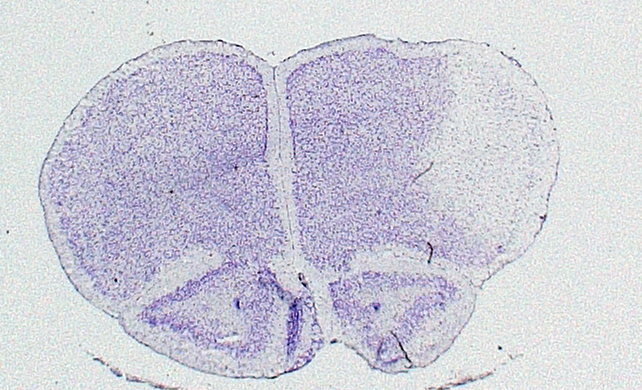
#> input picture data/bad sections/1.png, 642 x 390 px, found by its file name
$ python superpixels.py
#> lines starting #> are read from the running program, lines starting #| are printed output that depends on the picture
# import the necessary packages
from skimage.segmentation import slic
from skimage.segmentation import mark_boundaries
from skimage.util import img_as_float
from skimage import io
import matplotlib.pyplot as plt
import numpy as np
from PIL import Image

def open_image(path):
#> called with path = '1.png'
    image = Image.open(path)
#> image is the input picture: PIL image 642x390 RGB; mean R, G, B 205.7, 205.6, 217
    image = np.asarray(image)
    return image

def rgb2gray(rgb):
    return np.dot(rgb[...,:3],[0.2989, 0.5870, 0.1140])

path = "1.png"

def superpixels(path):
	img = open_image(path)

	# load the image and convert it to a floating point data type
	image = img_as_float(open_image(path))
#> image: shape (390, 642, 3) float64

	# loop over the number of segments
	for numSegments in (100, 200, 500):
		# apply SLIC and extract (approximately) the supplied number
		# of segments
		segments = slic(image, n_segments = numSegments, sigma = 5)
		# show the output of SLIC
		fig = plt.figure("Superpixels -- %d segments" % (numSegments))
		ax = fig.add_subplot(1, 1, 1)
		ax.imshow(mark_boundaries(image, segments))
		plt.axis("off")
#> this loop made 3 passes
#> pass 1, in superpixels, `segments = slic(image, n_segments = numSegments, sigma = 5)`:
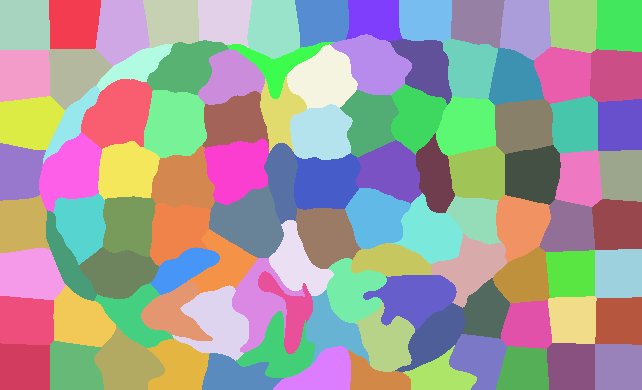
#> segments: shape (390, 642) int64; 104 distinct labels, from 1 to 104; one colour per label, 0 black
#> pass 2, in superpixels, `segments = slic(image, n_segments = numSegments, sigma = 5)`:
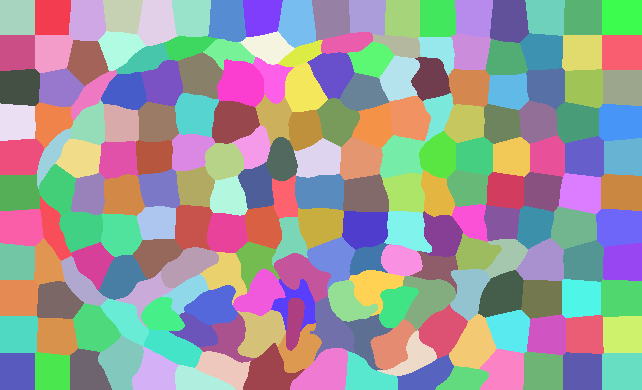
#> segments: shape (390, 642) int64; 198 distinct labels, from 1 to 198; one colour per label, 0 black
#> pass 3, in superpixels, `segments = slic(image, n_segments = numSegments, sigma = 5)`:
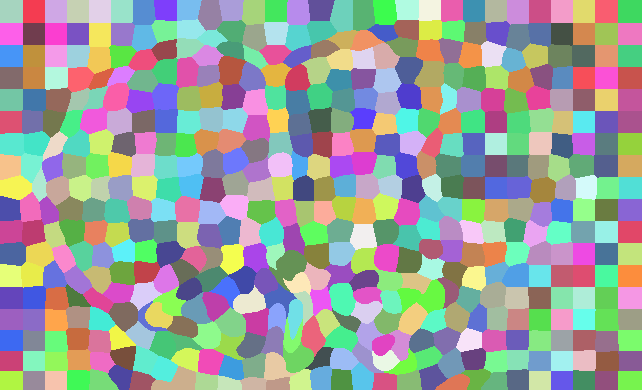
#> segments: shape (390, 642) int64; 520 distinct labels, from 1 to 520; one colour per label, 0 black

	# show the plots
	plt.show()
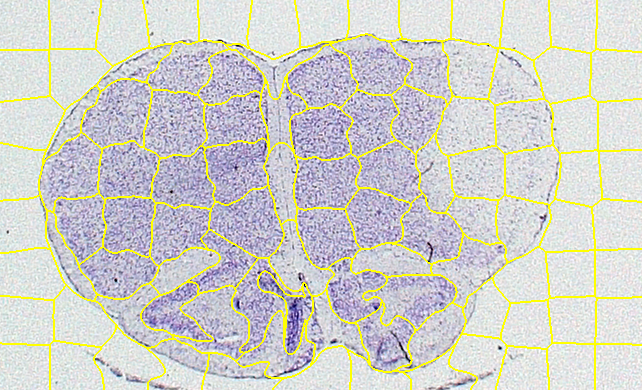
#> shown: shape (390, 642, 3) float64; mean R, G, B 0.822, 0.821, 0.789
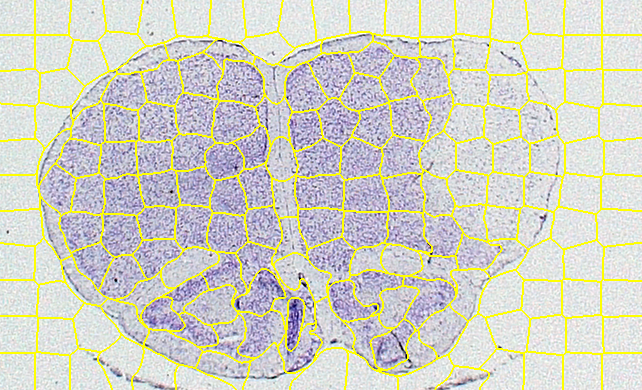
#> shown: shape (390, 642, 3) float64; mean R, G, B 0.827, 0.826, 0.767
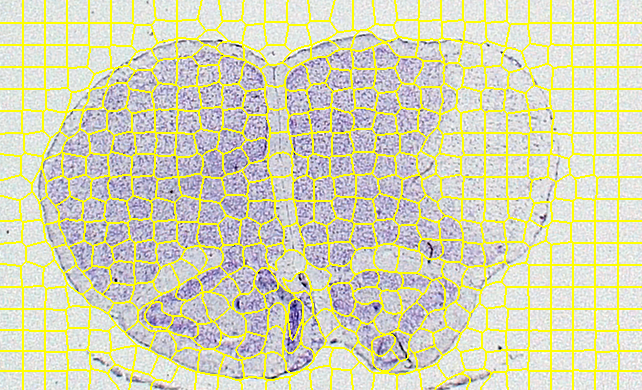
#> shown: shape (390, 642, 3) float64; mean R, G, B 0.837, 0.837, 0.716

superpixels(path)

$ run again, with data/bad sections/2.png copied over data/bad sections/1.png
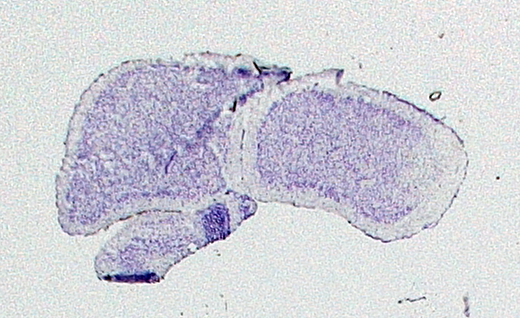
#> input picture data/bad sections/2.png, 520 x 318 px, found by its file name
#> in open_image, image is the input picture: PIL image 520x318 RGB; mean R, G, B 207.6, 208, 216.7
#> image: shape (318, 520, 3) float64
#> the loop in superpixels, `for numSegments in (100, 200, 500):` made 3 passes
#> pass 1, in superpixels, `segments = slic(image, n_segments = numSegments, sigma = 5)`:
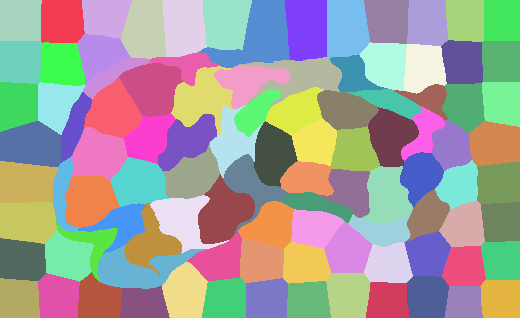
#> segments: shape (318, 520) int64; 99 distinct labels, from 1 to 99; one colour per label, 0 black
#> in superpixels, `plt.show()`:
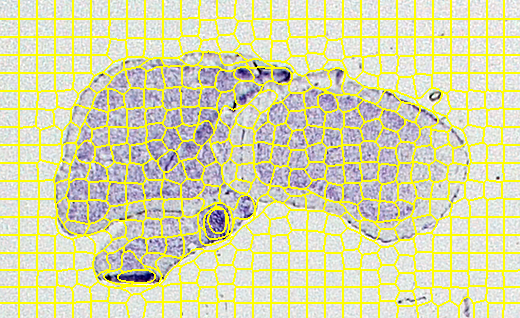
#> shown: shape (318, 520, 3) float64; mean R, G, B 0.851, 0.852, 0.683
